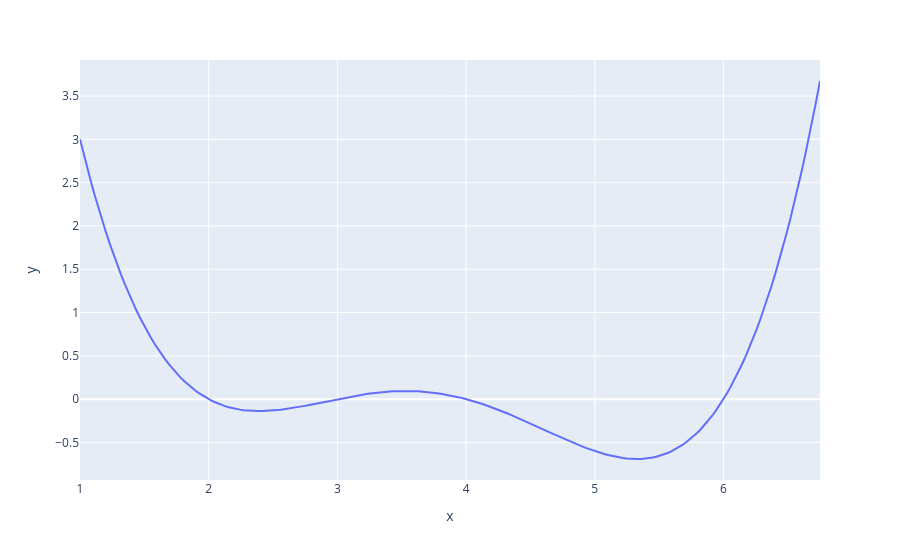

The notebook cell saved with this chart:
### Code cell
def arbitrary(x):
    return (x**4 - 15*x**3 + 80*x**2 - 180*x + 144)/10

x = np.linspace(1, 6.75, 200)
px.line(y = arbitrary(x), x=x)

### Figure 1 — Plotly figure (JSON) as saved in the notebook; plotly's stock layout.template omitted (floating-point values rounded to 4 significant figures; data arrays with more than 128 entries replaced by an {"elided": "..."} marker saying what was removed)
{"data": [{"hovertemplate": "x=%{x}<br>y=%{y}<extra></extra>", "legendgroup": "", "line": {"color": "#636efa", "dash": "solid"}, "marker": {"symbol": "circle"}, "mode": "lines", "name": "", "orientation": "v", "showlegend": false, "type": "scatter", "x": {"elided": "200 float values"}, "xaxis": "x", "y": {"elided": "200 float values"}, "yaxis": "y"}], "layout": {"legend": {"tracegroupgap": 0}, "margin": {"t": 60}, "xaxis": {"anchor": "y", "domain": [0, 1], "title": {"text": "x"}}, "yaxis": {"anchor": "x", "domain": [0, 1], "title": {"text": "y"}}}}
